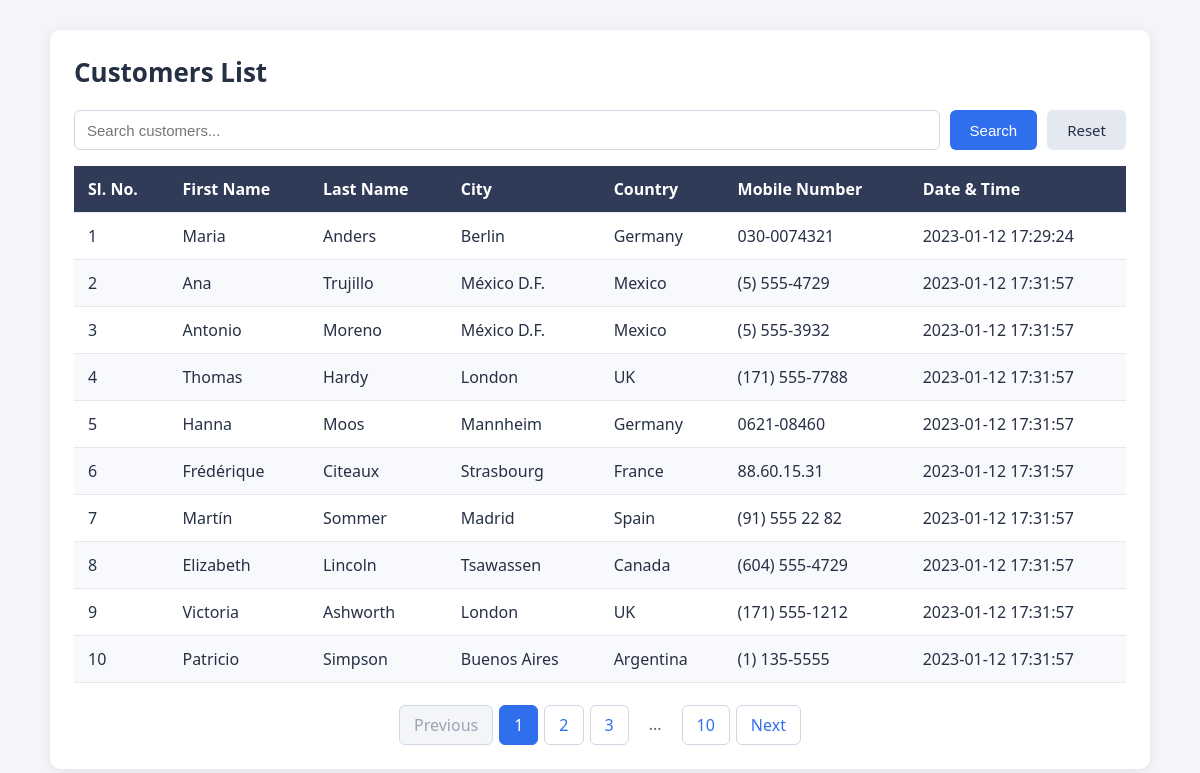
The page / on the database its author committed.
### tables this page shows
CREATE TABLE `tbl_customers` (
  `id` int(11) NOT NULL AUTO_INCREMENT,
  `first_name` varchar(50) NOT NULL,
  `last_name` varchar(50) NOT NULL,
  `city` varchar(50) NOT NULL,
  `country` varchar(50) NOT NULL,
  `mobile_number` varchar(30) NOT NULL,
  `date_n_time` datetime NOT NULL,
  PRIMARY KEY (`id`)
);

### index.php (the view, shortened to what this page needs)
<?php
require_once 'db.php';
$perPage = 10;
$search = isset($_GET['search']) ? trim($_GET['search']) : '';
$page   = isset($_GET['page']) ? (int) $_GET['page'] : 1;
$where  = '';
$params = [];
try {
    $countStmt = $pdo->prepare("SELECT COUNT(*) FROM tbl_customers $where");
    $countStmt->execute($params);
    $totalRecords = (int) $countStmt->fetchColumn();
    $totalPages   = max(1, (int) ceil($totalRecords / $perPage));
    $offset = ($page - 1) * $perPage;
    $stmt = $pdo->prepare(
        "SELECT id, first_name, last_name, city, country, mobile_number, date_n_time
         FROM tbl_customers
         $where
         ORDER BY id ASC
         LIMIT :limit OFFSET :offset"
    );
    $stmt->bindValue(':limit',  $perPage, PDO::PARAM_INT);
    $stmt->bindValue(':offset', $offset,  PDO::PARAM_INT);
    $stmt->execute();
    $customers = $stmt->fetchAll();
} catch (PDOException $e) {
    http_response_code(500);
    die('<p style="font-family:Arial;padding:20px;color:#b00020;">'
      . 'Database error: the table <code>tbl_customers</code> could not be read. '
      . 'Please make sure the SQL file has been imported.</p>');
}
function pageUrl(int $page, string $search): string
{
    $query = ['page' => $page];
    return '?' . http_build_query($query);
}
function e($value): string
{
    return htmlspecialchars((string) $value, ENT_QUOTES, 'UTF-8');
}
?>
<!DOCTYPE html>
<html lang="en">
<head>
    <link rel="stylesheet" href="style.css">
</head>
<body>
<div class="container">
    <h1>Customers List</h1>
    <form method="get" action="index.php" class="search-form">
        <input type="text" name="search" placeholder="Search customers..."
               value="<?= e($search) ?>">
        <button type="submit" class="btn btn-primary">Search</button>
        <a href="index.php" class="btn btn-secondary">Reset</a>
    </form>
    <div class="table-wrap">
        <table>
            <thead>
                <tr>
                    <th>Sl. No.</th>
                    <th>First Name</th>
                    <th>Last Name</th>
                    <th>City</th>
                    <th>Country</th>
                    <th>Mobile Number</th>
                    <th>Date &amp; Time</th>
                </tr>
            </thead>
            <tbody>
            <?php if (empty($customers)): ?>
                <tr><td colspan="7" class="no-data">No customers found.</td></tr>
            <?php else: ?>
                <?php foreach ($customers as $i => $c): ?>
                    <tr>
                        <td><?= $offset + $i + 1 ?></td>
                        <td><?= e($c['first_name']) ?></td>
                        <td><?= e($c['last_name']) ?></td>
                        <td><?= e($c['city']) ?></td>
                        <td><?= e($c['country']) ?></td>
                        <td><?= e($c['mobile_number']) ?></td>
                        <td><?= e($c['date_n_time']) ?></td>
                    </tr>
                <?php endforeach; ?>
            <?php endif; ?>
            </tbody>
        </table>
    </div>
    <?php if ($totalPages > 1): ?>
        <nav class="pagination">
            <?php if ($page > 1): ?>
                <a href="<?= e(pageUrl($page - 1, $search)) ?>">Previous</a>
            <?php else: ?>
                <span class="disabled">Previous</span>
            <?php endif; ?>
            <?php
            $last = 0;
            for ($p = 1; $p <= $totalPages; $p++) {
                if ($p == 1 || $p == $totalPages || abs($p - $page) <= 2) {
                    if ($last && $p - $last > 1) {
                        echo '<span class="dots">...</span>';
                    }
                    if ($p == $page) {
                        echo '<span class="active">' . $p . '</span>';
                    } else {
                        echo '<a href="' . e(pageUrl($p, $search)) . '">' . $p . '</a>';
                    }
                    $last = $p;
                }
            }
            ?>
            <?php if ($page < $totalPages): ?>
                <a href="<?= e(pageUrl($page + 1, $search)) ?>">Next</a>
            <?php else: ?>
                <span class="disabled">Next</span>
            <?php endif; ?>
        </nav>
    <?php endif; ?>
</div>
</body>
</html>

### style.css (style rules this page uses)
* { box-sizing: border-box; }
body { margin: 0; font-family: "Segoe UI", Arial, sans-serif; background: #f3f5f9; color: #263045; }
.container { max-width: 1100px; margin: 30px auto; padding: 24px; background: #fff; border-radius: 10px; box-shadow: 0 2px 12px rgba(0, 0, 0, 0.08); }
h1 { margin: 0 0 20px; font-size: 26px; }
.search-form { display: flex; gap: 10px; margin-bottom: 16px; flex-wrap: wrap; }
.search-form input[type="text"] { flex: 1; min-width: 200px; padding: 10px 12px; border: 1px solid #cfd6e4; border-radius: 6px; font-size: 15px; }
.btn { padding: 10px 20px; border: none; border-radius: 6px; font-size: 15px; cursor: pointer; text-decoration: none; display: inline-block; }
.btn-primary { background: #2f6fed; color: #fff; }
.btn-secondary { background: #e4e8f0; color: #263045; }
.table-wrap { overflow-x: auto; }
table { width: 100%; border-collapse: collapse; min-width: 700px; }
th, td { padding: 12px 14px; text-align: left; border-bottom: 1px solid #e6e9f0; }
th { background: #2f3b57; color: #fff; font-weight: 600; white-space: nowrap; }
tbody tr:nth-child(even) { background: #f8f9fc; }
.pagination { display: flex; justify-content: center; flex-wrap: wrap; gap: 6px; margin-top: 22px; }
.pagination a, .pagination span { padding: 8px 14px; border: 1px solid #cfd6e4; border-radius: 6px; text-decoration: none; color: #2f6fed; background: #fff; }
.pagination .active { background: #2f6fed; border-color: #2f6fed; color: #fff; }
.pagination .disabled { color: #9aa3b5; background: #f3f5f9; }
.pagination .dots { border: none; background: none; color: #5b6478; }

### rows shown on the page
tbl_customers: i "1", first_name "Maria", last_name "Anders", city "Berlin", country "Germany", mobile_number "030-0074321", date_n_time "2023-01-12 17:29:24"
tbl_customers: i "2", first_name "Ana", last_name "Trujillo", city "México D.F.", country "Mexico", mobile_number "(5) 555-4729", date_n_time "2023-01-12 17:31:57"
tbl_customers: i "3", first_name "Antonio", last_name "Moreno", city "México D.F.", country "Mexico", mobile_number "(5) 555-3932", date_n_time "2023-01-12 17:31:57"
tbl_customers: i "4", first_name "Thomas", last_name "Hardy", city "London", country "UK", mobile_number "(171) 555-7788", date_n_time "2023-01-12 17:31:57"
tbl_customers: i "5", first_name "Hanna", last_name "Moos", city "Mannheim", country "Germany", mobile_number "0621-08460", date_n_time "2023-01-12 17:31:57"
tbl_customers: i "6", first_name "Frédérique", last_name "Citeaux", city "Strasbourg", country "France", mobile_number "88.60.15.31", date_n_time "2023-01-12 17:31:57"
tbl_customers: i "7", first_name "Martín", last_name "Sommer", city "Madrid", country "Spain", mobile_number "(91) 555 22 82", date_n_time "2023-01-12 17:31:57"
tbl_customers: i "8", first_name "Elizabeth", last_name "Lincoln", city "Tsawassen", country "Canada", mobile_number "(604) 555-4729", date_n_time "2023-01-12 17:31:57"
tbl_customers: i "9", first_name "Victoria", last_name "Ashworth", city "London", country "UK", mobile_number "(171) 555-1212", date_n_time "2023-01-12 17:31:57"
tbl_customers: i "10", first_name "Patricio", last_name "Simpson", city "Buenos Aires", country "Argentina", mobile_number "(1) 135-5555", date_n_time "2023-01-12 17:31:57"
